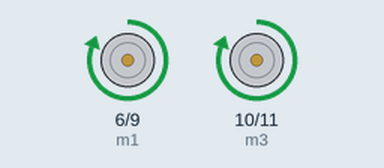
Bench run of a sketch on a simulated Arduino Uno, built with avr-gcc and run on an emulated ATmega328P. Shown: motor-driver pin pairs drawn as motors (green arrow = first pin HIGH = forward, orange = second pin HIGH = backward, longer = more drive, scaled by the enable pin).

Above: at 1.0 s.
At 3.0 s:
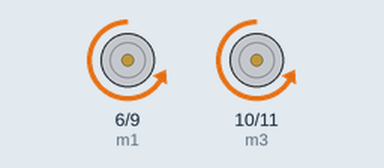
At 5.0 s:
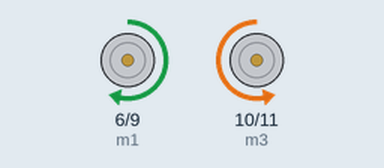
At 9.0 s:
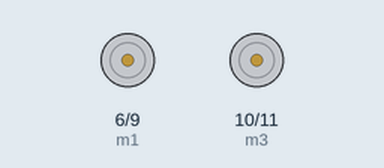
Timing chart, 0 to 13.0 s (numbered marks = the images above):
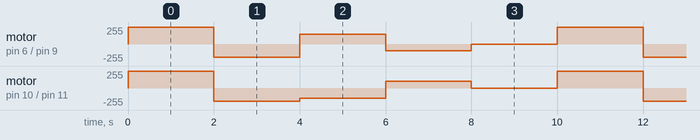

Measured:
- by itself, motor on pin 6 (m1) / pin 9 (m2): repeats every 10.0 s: backward 200/255 2.0 s, forward 150/255 2.0 s, backward 100/255 2.0 s, stopped 2.0 s, forward 255/255 2.0 s
- by itself, motor on pin 10 (m3) / pin 11 (m4): repeats every 10.0 s: backward 200/255 2.0 s, backward 150/255 2.0 s, forward 100/255 2.0 s, stopped 2.0 s, forward 255/255 2.0 s

The sketch:

PWM_car.ino
```cpp
int m1=6;
int m2=9;
int m3=10;
int m4=11;
int en2=5;
int en1=3;
void setup()
{
 Serial.begin(9600);
 pinMode(m1,OUTPUT);
 pinMode(m2,OUTPUT);
 pinMode(m3,OUTPUT);
 pinMode(m4,OUTPUT);
 pinMode(en1,OUTPUT);
 pinMode(en2,OUTPUT);
}
void loop()
{

  analogWrite(en1,255);
  analogWrite(en2,255);
  digitalWrite(m1,HIGH);
  digitalWrite(m2,LOW);
  digitalWrite(m3,HIGH);
  digitalWrite(m4,LOW);
  delay(2000);
  analogWrite(en1,200);
  analogWrite(en2,200);
  digitalWrite(m1,LOW);
  digitalWrite(m2,HIGH);
  digitalWrite(m3,LOW);
  digitalWrite(m4,HIGH);
  delay(2000);
  analogWrite(en1,150);
  analogWrite(en2,150);
  digitalWrite(m1,HIGH);
  digitalWrite(m2,LOW);
  digitalWrite(m3,LOW);
  digitalWrite(m4,HIGH);
  delay(2000);
  analogWrite(en1,100);
  analogWrite(en2,100);
  digitalWrite(m1,LOW);
  digitalWrite(m2,HIGH);
  digitalWrite(m3,HIGH);
  digitalWrite(m4,LOW);
  delay(2000);
  analogWrite(en1,0);
  analogWrite(en2,0);
  digitalWrite(m1,HIGH);
  digitalWrite(m2,HIGH);
  digitalWrite(m3,HIGH);
  digitalWrite(m4,HIGH);
  delay(2000);
 }
```
